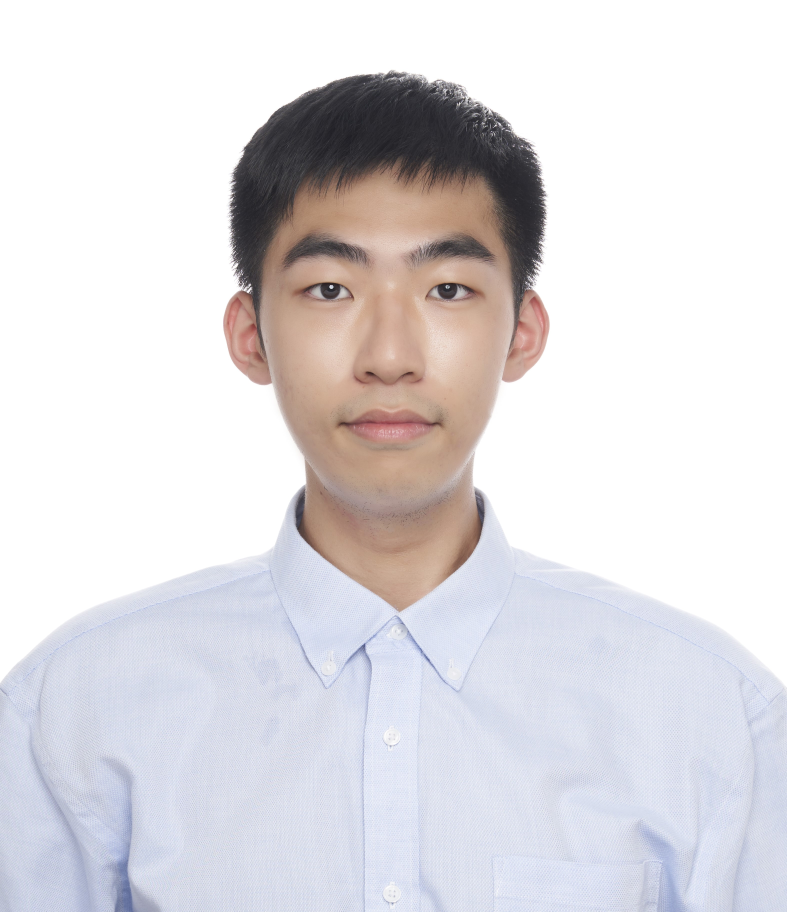
#> input picture picutre03/test03.jpg, 3147 x 3647 px, found by its file name (shown at 1/4 size)
$ python picture_modfied.py
#> lines starting #> are read from the running program, lines starting #| are printed output that depends on the picture
from PIL import Image

# === 1. 開啟影像 ===
img = Image.open(r"D:\Users\wedke\document\extra document\大三上\113專題研究之製作\論文人生\紅外線\red_coding main\picutre03\test03.jpg")
#> img is the input picture: PIL image 3147x3647 RGB; mean R, G, B 223, 220.3, 223.6

# === 2. 設定基本參數 ===
target_ratio = 2.0 / 1.5  # 高寬比 (1.33:1)
min_w, min_h = 400, 500   # 最小像素
dpi_setting = (500, 500)  # DPI 設為 300，可改 500

# === 3. 調整比例 (裁切為 1.33:1) ===
w, h = img.size
#> w = 3147; h = 3647
current_ratio = h / w
#> current_ratio = 1.16

if current_ratio > target_ratio:
    # 太高 → 裁上下
    new_h = int(w * target_ratio)
    offset = (h - new_h) // 2
    img = img.crop((0, offset, w, offset + new_h))
elif current_ratio < target_ratio:
    # 太寬 → 裁左右
    new_w = int(h / target_ratio)
#> new_w = 2735
    offset = (w - new_w) // 2
#> offset = 206
    img = img.crop((offset, 0, offset + new_w, h))
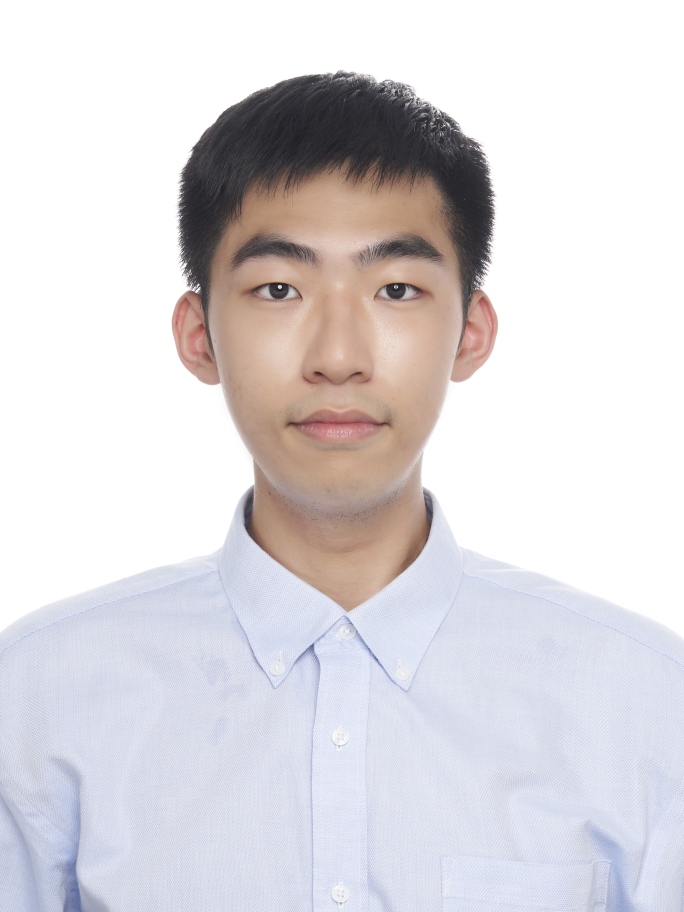
#> img: PIL image 2735x3647 RGB (shown at 1/4 size); mean R, G, B 220.1, 216.8, 220

# === 4. 調整大小 (至少 450×600 像素) ===
# 以 450×600 為基準放大或縮小
target_size = (400, 500)
img = img.resize(target_size, Image.LANCZOS)
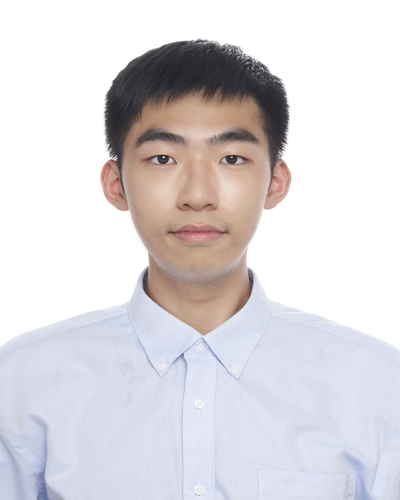
#> img: PIL image 400x500 RGB; mean R, G, B 220.1, 216.8, 220

# === 5. 若要灰階或彩色，可切換模式 ===
# 灰階：img = img.convert("L")
# 彩色：img = img.convert("RGB")
img = img.convert("RGB")

# === 6. 儲存成 JPEG，設定 DPI ===
img.save("output_resized.jpg", "JPEG", dpi=dpi_setting, quality=95)

print(f"✅ 已輸出影像尺寸: {img.width}×{img.height}, 高寬比約 {img.height/img.width:.2f}:1, DPI={dpi_setting[0]}")
#| ✅ 已輸出影像尺寸: 400×500, 高寬比約 1.25:1, DPI=500
